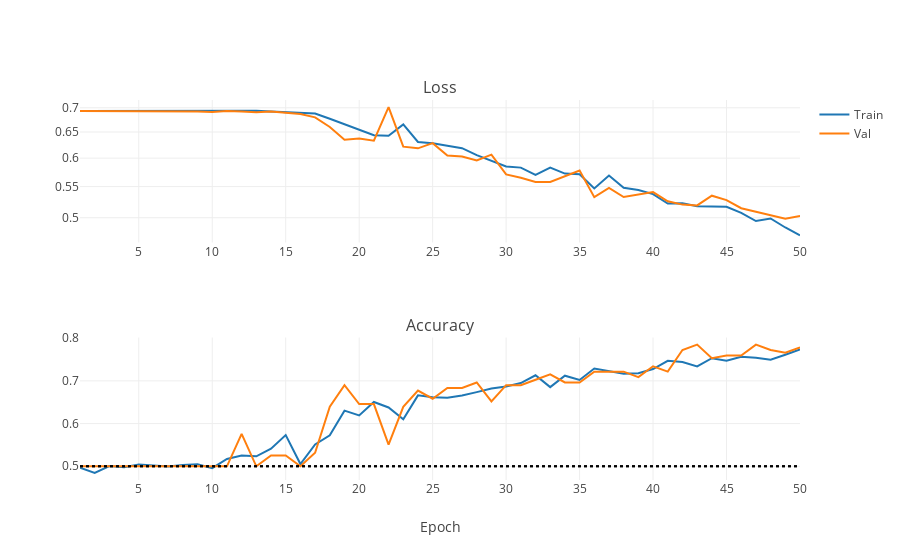

The notebook cell saved with this chart:
### Markdown cell above
Great! Thesre is some overfitting, but overall 80% accuracy is quite a fair result for a bare network. We will address overfitting soon, first let's balance the dataset.

### Code cell
iplot(plot_training_stats(NNs_path + "/ZFNet_logs/1_balanced.log"))
